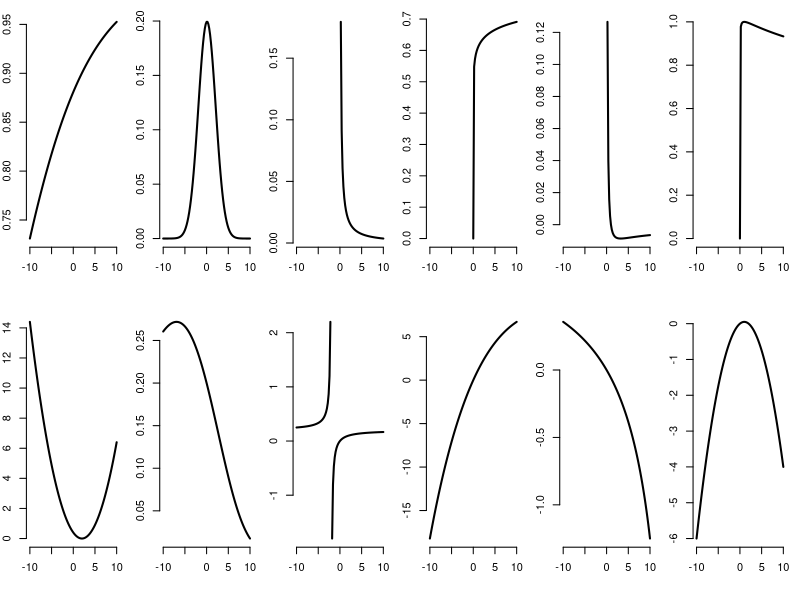

The R script that drew this image:
# telephone.R
rm(list=ls())

funs <- list()

# (variation on) logistic function
funs$f_1 <- function(x,a,b){
  1/(1+exp(-(a*x+b)))
}

# normal (Gaussian) probability density function
funs$f_2 <- function(x,a,b){
  exp(-((x-a)/b)^2/2)/(b*sqrt(2*pi))
}

# Weibull probability density function (a,b >0)
# defined for x >=0 (alt: piecewise)
funs$f_3 <- function(x,a,b){
  (a/b)*(x/b)^(a-1)*exp(-(x/b)^a)
}

# Weibull cumulative density function (a,b >0)
# defined for x >=0 (alt: piecewise)
funs$f_4 <- function(x,a,b){
  1-exp(-(x/b)^a)
}

# Kumaraswamy probability density function (a,b >0)
# continuously defined on the interval from 0 to 1
funs$f_5 <- function(x,a,b){
 a*b*x^(a-1)*(1-x^a)^(b-1) 
}

# Kumaraswamy cumulative density function (a,b >0)
# continuously defined on the interval from 0 to 1
funs$f_6 <- function(x,a,b){
  1-(1-x^a)^b
}

# U-quadratic distribution (a > 0)
# * only defined on interval a to b
funs$f_7 <- function(x,a,b){
  a*(x-b)^2
}

# Gompertz distribution pdf
# defined for x >=0 (alt: piecewise)
funs$f_8 <- function(x,a,b){
  a*b*exp(a*x)*exp(b)*exp(-b*exp(a*x))
}

# Beverton Holt like
funs$f_9 <- function(x,a,b){
  a*x/(1+x/b)
}

# Ricker like
funs$f_10 <- function(x,a,b){
  x*exp(a*(1-x/b))
}

# ... (0 <= a <= 1; b >= 0); 
funs$f_11 <- function(x,a,b){
  a*x/(a*x - (1-a)*b)
}

# logistic growth (a,b > 0)
funs$f_12 <- function(x,a,b){
  a*x*(1-x/b)
}

par(bty="n",ann=F,mar=c(4,2,1,1),mfrow=c(2,ceiling(length(funs)/2)))
for(nn in 1:length(funs)){
  curve(funs[[nn]](x,a=.10,b=2),-10,10,lwd=2)
}

